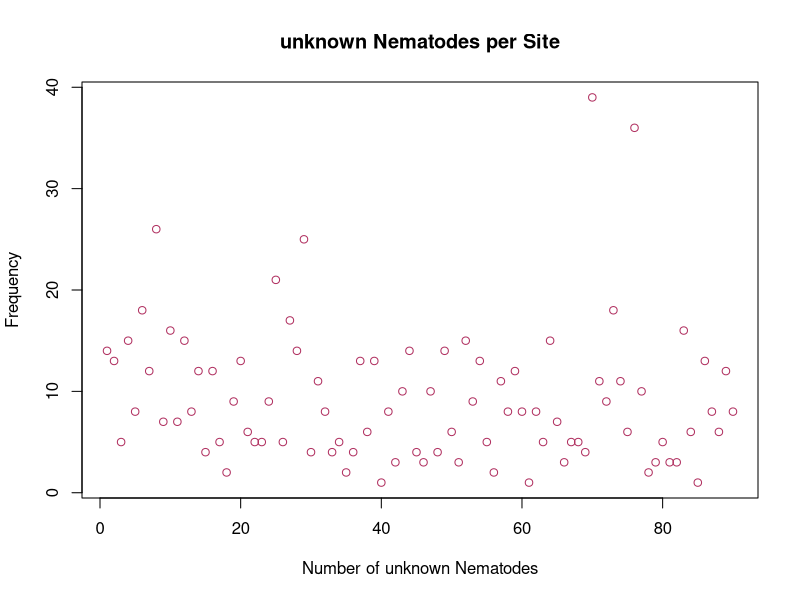

Here is the R script that generated this plot:
nematode <- read.csv("nematode.csv")

unknown <- nematode$Unknown

Site <- nematode$Site

plot(nematode$Unknown, 
     breaks = 15,
     col = "maroon", 
     xlab = "Number of unknown Nematodes",
     ylab = "Frequency",
     main = "unknown Nematodes per Site")
